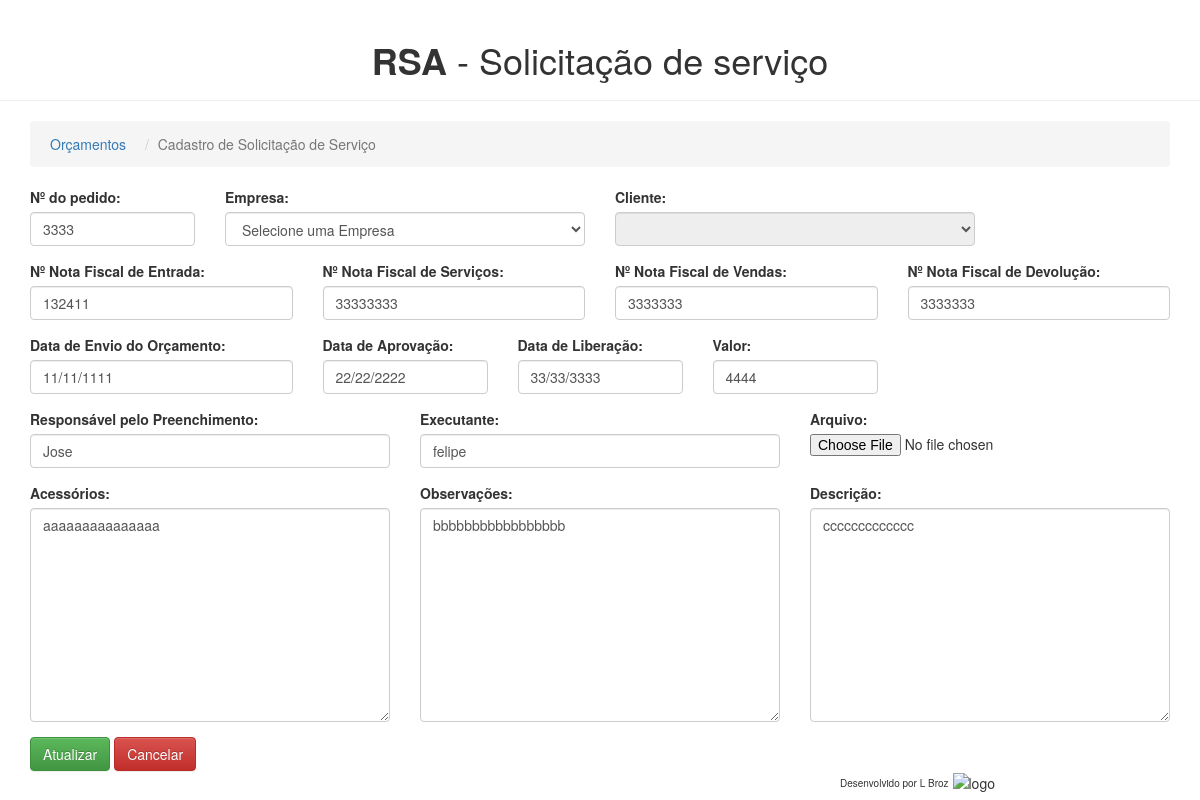
The app's page /pros/update_ordem/18/ with its own data.
### pros/models.py (models this page shows, shortened)
class Ordem(models.Model):
    empresa = models.CharField(max_length=200)
    cliente = models.CharField(max_length=200)
    arquivo = models.FileField(blank=True, null=True)
    data = models.DateField(default=datetime.now(), blank=True, null=True)
    num_nf_entrada = models.CharField(max_length=20, blank=True, null=True)
    descricao = models.CharField(max_length=512, blank=True, null=True)
    acessorios = models.CharField(max_length=200, blank=True, null=True)
    observacoes = models.CharField(max_length=200, blank=True, null=True)
    data_envio_orcamento = models.CharField(max_length=12, blank=True, null=True)
    data_aprovacao = models.CharField(max_length=12, blank=True, null=True)
    num_pedido = models.CharField(max_length=100, blank=True, null=True)
    valor = models.IntegerField(blank=True, null=True)
    executante = models.CharField(max_length=100, blank=True, null=True)
    data_liberacao = models.CharField(max_length=12, blank=True, null=True)
    num_nf_servico = models.CharField(max_length=20, blank=True, null=True)
    num_nf_vendas = models.CharField(max_length=20, blank=True, null=True)
    num_nf_devolucao = models.CharField(max_length=20, blank=True, null=True)
    responsavel_preenchimento = models.CharField(max_length=100, blank=True, null=True)

### pros/views.py (the view)
# urls.py: url(r'^update_ordem/(?P<pk>[0-9]+)/$', views.update_ordem, name='update_ordem'),
def update_ordem(request, pk):
    up_ordem = Ordem.objects.get(id=pk)
    empresa_list = Empresa.objects.all()
    client_list = Cliente.objects.all()
    form = CadastrarOrdem(request.POST or None, request.FILES or None, instance=up_ordem)
    if form.is_valid():
        form = form.save(commit=False)
        form.cliente = str(request.POST['select2'])
        form.save()
        return redirect('pros:index')
    return render(request, 'pros/update_ordem.html', {'form': form, 'pk': pk, 'client_list': client_list,
                                                        'empresa_list': empresa_list})

### pros/models.py (called while the page is built)
    def __str__(self):
        return self.nome_empresa

### pros/templates/pros/update_ordem.html (shortened to what this page needs)
<!DOCTYPE HTML>
{% extends 'pros/base.html' %}
    {% block body %}
        <header class="page-header text-center color-link-ordem">
            <h1><strong>RSA</strong> - Solicitação de serviço</h1>
        </header>
        <div class="container">
            <ul class="breadcrumb">
                <li><a class="color-link-orcamento" href="{% url 'pros:index' %}">Orçamentos</a></li>
                <li class="active">Cadastro de Solicitação de Serviço</li>
            </ul>
            <form action="{% url 'pros:update_ordem' pk %}" method="post">
                <div class="row">
                    <div class="col-sm-2">
                         <div class="form-group">
                            <label for="num_pedido">Nº do pedido:</label>
                            {{ form.num_pedido }}
                        </div>
                    </div>
                    <div class="col-sm-4">
                        <div class="form-group">
                            <label for="empresa">Empresa:</br></label>
                            {{ form.empresa }}
                        </div>
                    </div>
                    <div class="col-sm-4">
                        <div class="form-group">
                            <label for="cliente">Cliente:</label>
                            <select name="select2" id="select2" class="form-control" disabled="true">
                                    <option></option>
                                {% for cliente in client_list %}
                                    <option value="{{ cliente.solicitante }}" name="{{ cliente.empresa.id }}"> {{ cliente.solicitante }} </option>
                                {% endfor %}
                            </select>
                        </div>
                    </div>
                </div>
                <div class="row">
                    <div class="col-sm-3">
                        <div class="form-group">
                            <label for="num_nf_entrada">Nº Nota Fiscal de Entrada:</label>
                            {{ form.num_nf_entrada }}
                        </div>
                    </div>
                     <div class="col-sm-3">
                        <div class="form-group">
                            <label for="num_nf_servico">Nº Nota Fiscal de Serviços:</label>
                            {{ form.num_nf_servico }}
                        </div>
                    </div>
                    <div class="col-sm-3">
                        <div class="form-group">
                            <label for="num_nf_vendas">Nº Nota Fiscal de Vendas:</label>
                            {{ form.num_nf_vendas }}
                        </div>
                    </div>
                     <div class="col-sm-3">
                        <div class="form-group">
                            <label for="num_nf_devolucao">Nº Nota Fiscal de Devolução:</label>
                            {{ form.num_nf_devolucao }}
                        </div>
                    </div>
                </div>
                <div class="row">
                    <div class="col-sm-3">
                        <div class="form-group">
                            <label for="data_envio_orcamento">Data de Envio do Orçamento:</label>
                            {{ form.data_envio_orcamento }}
                        </div>
                    </div>
                    <div class="col-sm-2">
                        <div class="form-group">
                            <label for="data_aprovacao">Data de Aprovação:</label>
                            {{ form.data_aprovacao }}
                         </div>
                    </div>
                    <div class="col-sm-2">
                        <div class="form-group">
                            <label for="data_liberacao">Data de Liberação:</label>
                            {{ form.data_liberacao }}
                        </div>
                    </div>
                    <div class="col-sm-2">
                        <div class="form-group">
                            <label for="valor">Valor:</label>
                            {{ form.valor }}
                        </div>
                    </div>
                </div>
                <div class="row">
                     <div class="col-sm-4">
                        <div class="form-group">
                            <label for="responsavel_preenchimento">Responsável pelo Preenchimento:</label>
                            {{ form.responsavel_preenchimento }}
                         </div>
                    </div>
                    <div class="col-sm-4">
                        <div class="form-group">
                            <label for="executante">Executante:</label>
                            {{ form.executante }}
                        </div>
                    </div>
                    <div class="col-sm-4">
    					<div class="form-group">
    						<label for="arquivo">Arquivo:</label>
    						{{ form.arquivo }}
    					</div>
    				</div>
                </div>
                <div class="row">
                     <div class="col-sm-4">
                        <div class="form-group">
                            <label for="acessorios" style="width:500px;">Acessórios:</label>
                            {{ form.acessorios }}
                        </div>
                    </div>
                    <div class="col-sm-4">
                         <div class="form-group">
                            <label class="obs-tam" for="observacoes">Observações:</label>
                            {{ form.observacoes }}
                        </div>
                    </div>
                    <div class="col-sm-4">
                         <div class="form-group">
                            <label for="descricao">Descrição:</label>
                            {{ form.descricao }}
                        </div>
                    </div>
                </div>
                <button type="submit" class="btn btn-success">Atualizar</button>
                <a href="{% url 'pros:index' %}" type="reset" class="btn btn-danger">Cancelar</a>
            </form>
        </div>
    {% endblock body %}

### pros/static/css/pros.css (style rules this page uses)
.color-link-orcamento { color: #337ab7; }
.breadcrumb li { padding: 5px; }

### records on screen
Ordem: num_pedido "3333", empresa "Selecione uma Empresa", num_nf_entrada "132411", num_nf_servico "33333333", num_nf_vendas "3333333", num_nf_devolucao "3333333", data_envio_orcamento "11/11/1111", data_aprovacao "22/22/2222", data_liberacao "33/33/3333", valor "4444", responsavel_preenchimento "Jose", executante "felipe", acessorios "aaaaaaaaaaaaaaa", observacoes "bbbbbbbbbbbbbbbbb", descricao "ccccccccccccc"
